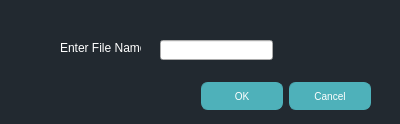
<?xml version="1.0" encoding="UTF-8"?>
<ui version="4.0">
 <class>gifPopup</class>
 <widget class="QDialog" name="gifPopup">
  <property name="geometry">
   <rect>
    <x>0</x>
    <y>0</y>
    <width>400</width>
    <height>124</height>
   </rect>
  </property>
  <property name="windowTitle">
   <string>Dialog</string>
  </property>
  <property name="styleSheet">
   <string notr="true">QDialog
{

background-color: #222930;

}

QLabel
{
color: white;
}</string>
  </property>
  <widget class="QDialogButtonBox" name="buttonBox">
   <property name="geometry">
    <rect>
     <x>30</x>
     <y>80</y>
     <width>341</width>
     <height>32</height>
    </rect>
   </property>
   <property name="styleSheet">
    <string notr="true">QPushButton {
color: white;
/*background-color: QLinearGradient( x1: 0, y1: 0, x2: 0, y2: 1, stop: 0 #88d, stop: 0.1 #99e, stop: 0.49 #77c, stop: 0.5 #66b, stop: 1 #77c);*/
background-color: #4EB1BA;
border-width: 1px;
border-color: #4EB1BA;
border-style: solid;
border-radius: 7;
padding: 3px;
font-size: 10px;

padding-left: 5px;
padding-right: 5px;
min-width: 70px;
max-width: 70px;
min-height: 20px;
max-height: 20px;
}

QPushButton:pressed 
{ 
background-color: 222930; 
}</string>
   </property>
   <property name="orientation">
    <enum>Qt::Horizontal</enum>
   </property>
   <property name="standardButtons">
    <set>QDialogButtonBox::Cancel|QDialogButtonBox::Ok</set>
   </property>
  </widget>
  <widget class="QLineEdit" name="gifFileNameBox">
   <property name="geometry">
    <rect>
     <x>160</x>
     <y>40</y>
     <width>113</width>
     <height>20</height>
    </rect>
   </property>
  </widget>
  <widget class="QLabel" name="label">
   <property name="geometry">
    <rect>
     <x>60</x>
     <y>40</y>
     <width>81</width>
     <height>16</height>
    </rect>
   </property>
   <property name="text">
    <string>Enter File Name</string>
   </property>
  </widget>
 </widget>
 <resources/>
 <connections>
  <connection>
   <sender>buttonBox</sender>
   <signal>accepted()</signal>
   <receiver>gifPopup</receiver>
   <slot>accept()</slot>
   <hints>
    <hint type="sourcelabel">
     <x>248</x>
     <y>254</y>
    </hint>
    <hint type="destinationlabel">
     <x>157</x>
     <y>274</y>
    </hint>
   </hints>
  </connection>
  <connection>
   <sender>buttonBox</sender>
   <signal>rejected()</signal>
   <receiver>gifPopup</receiver>
   <slot>reject()</slot>
   <hints>
    <hint type="sourcelabel">
     <x>316</x>
     <y>260</y>
    </hint>
    <hint type="destinationlabel">
     <x>286</x>
     <y>274</y>
    </hint>
   </hints>
  </connection>
 </connections>
</ui>
